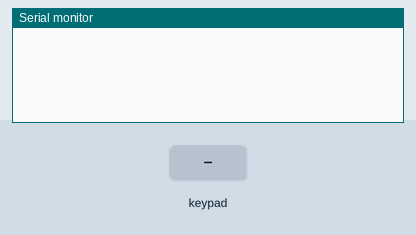
Recording of a sketch running on a simulated Arduino Uno, built with avr-gcc and run on an emulated ATmega328P. On the bench: the last lines printed to the serial monitor. Inputs (shaded band) come from the test bench.

Above: at 1.2 s.
1.3 s: key 'D' pressed
At 2.3 s:
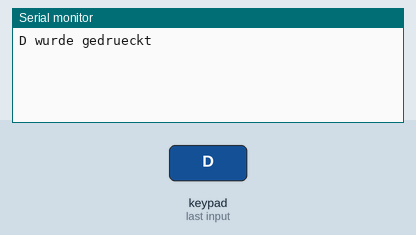
2.8 s: keypad keys 2 3 4 5 pressed 0.4 s apart
At 5.4 s:
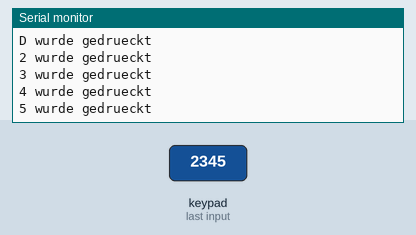
5.9 s: key '#' pressed
At 6.8 s:
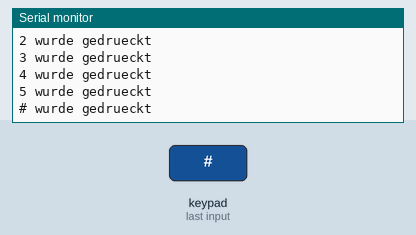
7.4 s: keypad keys 2 3 4 5 * pressed 0.4 s apart
At 10.3 s:
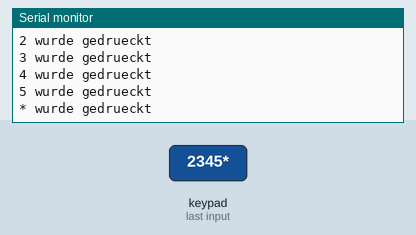
10.9 s: key 'C' pressed
At 12.1 s:
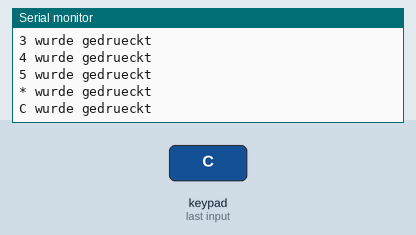
12.4 s: keypad keys 2 3 4 5 A pressed 0.4 s apart
At 14.4 s:
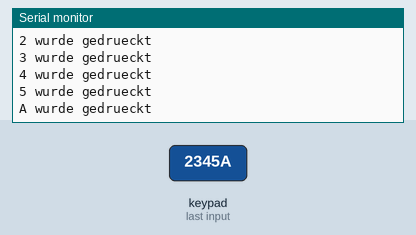
Timing chart, 0 to 15.9 s (numbered marks = the images above; inputs shaded):
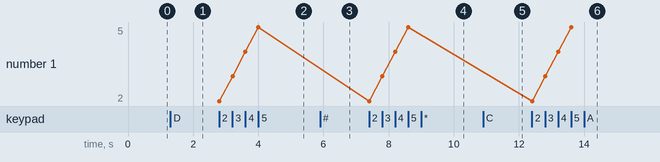

Measured:
- after the input at 1.3 s, the serial monitor: prints a new line at once (image 1)
- after the input at 2.8 s, the serial monitor: prints a new line at once (image 2)
- after the input at 5.9 s, the serial monitor: prints a new line at once (image 3)
- after the input at 7.4 s, the serial monitor: prints a new line at once (image 4)
- after the input at 10.9 s, the serial monitor: prints a new line at once (image 5)
- after the input at 12.4 s, the serial monitor: prints a new line at once (image 6)

The sketch:

LCD.ino
```cpp
// C++ code
// Variable deklarieren
#include <Keypad.h>
const byte COLS = 4;
const byte ROWS = 4;
char hexaKeys[ROWS][COLS]= {
  {'D','#','0','*'},
  {'C','9','8','7'},
  {'B','6','5','4'},
  {'A','3','2','1'}
};
byte colPins[COLS] = {2,3,4,5};
byte rowPins[ROWS] = {6,7,8,9};
char Taste;
Keypad Tastenfeld = Keypad(makeKeymap(hexaKeys), rowPins, colPins, ROWS, COLS);

void setup()
{
  Serial.begin(9600);
}

void loop()
{
  Taste = Tastenfeld.getKey();
  if(Taste){
  	Serial.print(Taste);
    Serial.print(" wurde gedrueckt");
    Serial.println();
  }
}
```
